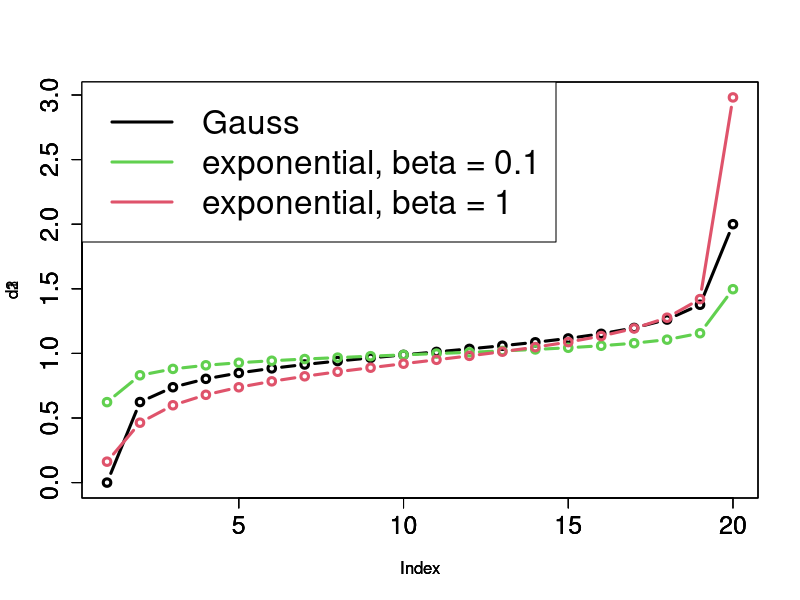
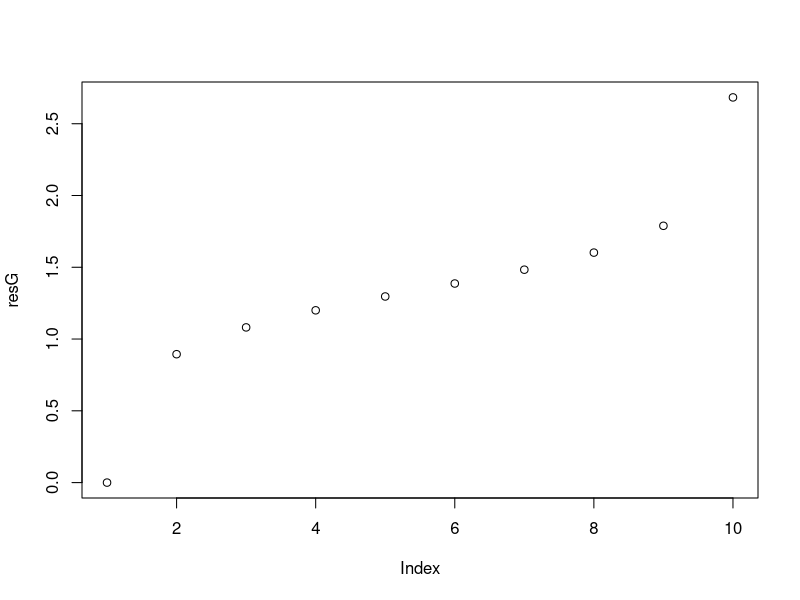
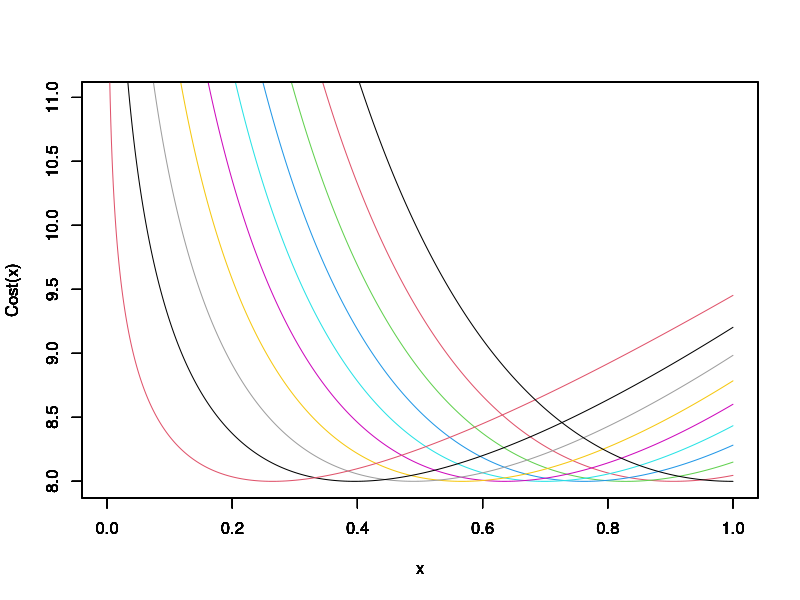

Here is the R script that generated these plots, in order:

### ### ### ### ### ### ### ###
### ### ### ### ### ### ### ###

data_gauss_noPruning <- function(n, beta)
{
  t <- 1:n
  sqrt(beta/n) * (sqrt(n-1) - sqrt(t*(n - t)) + sqrt((t - 1)*(n - t + 1)))
}

### ### ### ### ### ### ### ###
### ### ### ### ### ### ### ###

data_exponential_noPruning <- function(n, beta, Y)
{
  exponential_zero <- function(t, n, x, Y, beta)
  {
    - log((Y - (t/n)*x)/(Y - (t/n)*Y)) +
      (t/n)*log((Y - (t/n)*x)/(x - (t/n)*x)) - beta/n
  }

  y <- NULL
  for(t in 1:(n-1))
  {
    exponential_zero_x <- function(x) exponential_zero(t, n, x, Y, beta)
    res <- uniroot(exponential_zero_x, interval = c(0, Y))
    y <- c(y, res$root)
  }
  y <- c(y, Y)
  res <- diff((1:n) * y)
  res <- c(y[1], res)

  return(res)
}

### ### ### ### ### ### ### ###### ### ### ### ### ### ### ###### ### ### ### ### ### ### ###
### ### ### ### ### ### ### ###### ### ### ### ### ### ### ###### ### ### ### ### ### ### ###

n <- 20
Y <- 1
### to get mean = Y
beta <- n/(n-1)*Y^2

d1 <- data_gauss_noPruning(n, beta = beta)
d2 <- data_exponential_noPruning(n, beta = 0.1, Y = Y)
d3 <- data_exponential_noPruning(n, beta = 1, Y = Y)


ylimi <- c(min(d1,d2,d3), max(d1,d2,d3))
plot(d1, type = 'b', lwd = 3, ylim = ylimi, cex.axis = 1.5)
par(new = TRUE)
#plot(data_poisson_noPruning(50, 2, 3), type = 'b', lwd = 3, col = 3)
#par(new = TRUE)
plot(d2, type = 'b', lwd = 3, col = 3, ylim = ylimi, cex.axis = 1.5)
par(new = TRUE)
plot(d3, type = 'b', lwd = 3, col = 2,  ylim = ylimi, cex.axis = 1.5)
legend("topleft", legend = c("Gauss", "exponential, beta = 0.1",  "exponential, beta = 1"), col = c(1,3,2), lty = 1, lwd = 3, cex = 2)
mean(d1)
mean(d2)
mean(d3)



### ### ### ### ### ### ### ###### ### ### ### ### ### ### ###### ### ### ### ### ### ### ###
### ### ### ### ### ### ### ###### ### ### ### ### ### ### ###### ### ### ### ### ### ### ###
### ### ### ### ### ### ### ###### ### ### ### ### ### ### ###### ### ### ### ### ### ### ###

### verification

### ### ### ### ### ### ### ###
### ### ### ### ### ### ### ###


pen <- 2
resG <- data_gauss_noPruning(10, pen)
resE <- data_exponential_noPruning(10, pen, 1)

plot(resG)

### ### ### ### ### ### ### ###
### ### ### ### ### ### ### ###
### ### ### ### ### ### ### ###

### REMARK
### we consider "-theta" instead of "theta"
### the curves are in decreasing order
###

plot_data_exponential_noPruning <- function(res)
{
  n <- length(res)
  cumy <- cumsum(res)
  u <- cumy[1]
  res <- 1 + log(u)
  x <- 1/((cumy[n] - cumy[1])/(n-1))
  mini <- (n-1)*(-log(x)) + (cumy[n] - cumy[1])*x + res


  for(t in 1:(n-1))
  {
    Cost <- function(x)
    {
      u <- cumy[t]/t
      res <- t*(1 + 1 *log(u))
      return(-(n-t)*log(x) + (cumy[n] - cumy[t])*x + res)
    }

    curve(Cost, n = 1000, col = t+1, from = 0, to = 1, ylim = c(mini-0.01, mini+3))
    par(new = TRUE)
  }
  Cost <- function(x)
  {
    return(-(n)*log(x) + (cumy[n])*x - pen)
  }
  curve(Cost, n = 1000, col = 1, from = 0, to = 1, ylim = c(mini-0.01, mini+3))


  par(new = FALSE)
}


plot_data_exponential_noPruning(resE)
